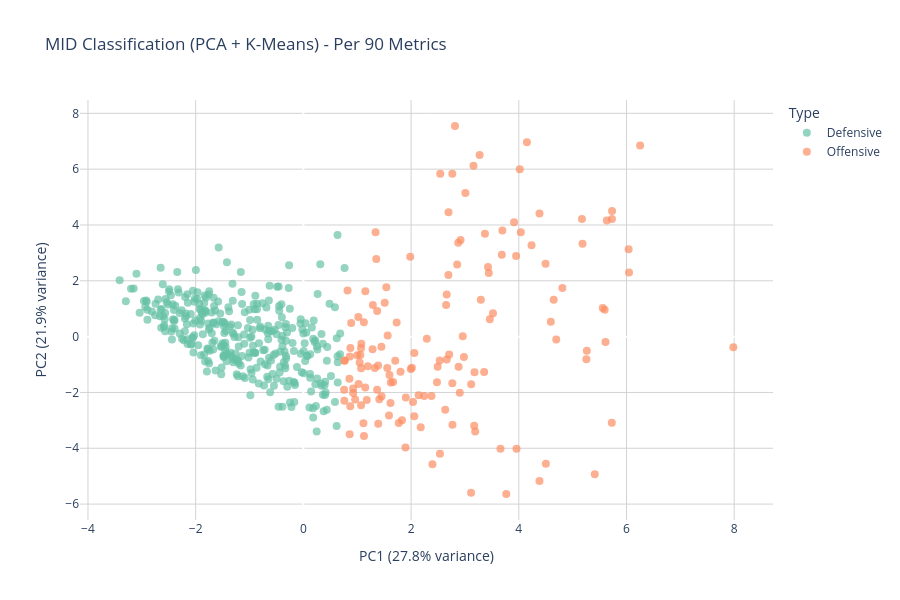

Notebook source saved alongside this figure:
### Code cell
# =============================================================================
# EXAMPLE 1: Classify Midfielders (Defensive vs Offensive)
# =============================================================================

features = ['minutes',
 'team_elo',
 'opp_team_elo',
 'goals_scored',
 'bonus',
 'bps',
 'clean_sheets',
 'goals_conceded',
 'expected_goals',
 'expected_assists',
 'expected_goal_involvements',
 'expected_goals_conceded',
 'cbi',
 'defensive_contribution',
 'recoveries',
 'tackles'
]

pgw, mid_stats, mid_pca, mid_kmeans = classify_players(
    df=pgw,
    position='MID',
    features=features,
    cluster_labels=['Offensive', 'Defensive'],  # Order: most attacking first
    min_minutes=500
)

### Figure 1 — Plotly figure (JSON) as saved in the notebook; plotly's stock layout.template omitted (floating-point values rounded to 4 significant figures; data arrays with more than 128 entries replaced by an {"elided": "..."} marker saying what was removed)
{"data": [{"customdata": {"elided": "334x5 mixed values"}, "hovertemplate": "<b>%{hovertext}</b><br><br>Type=%{customdata[0]}<br>PC1 (27.8% variance)=%{x:.2f}<br>PC2 (21.9% variance)=%{y:.2f}<br>goals_scored_per90=%{customdata[1]:.2f}<br>tackles_per90=%{customdata[2]:.2f}<br>clean_sheets=%{customdata[3]:.2f}<br>minutes=%{customdata[4]:.2f}<extra></extra>", "hovertext": {"elided": "334 str values"}, "legendgroup": "Defensive", "marker": {"color": "rgb(102,194,165)", "opacity": 0.7, "size": 8, "symbol": "circle"}, "mode": "markers", "name": "Defensive", "orientation": "v", "showlegend": true, "type": "scatter", "x": {"elided": "334 float values"}, "xaxis": "x", "y": {"elided": "334 float values"}, "yaxis": "y"}, {"customdata": {"elided": "143x5 mixed values"}, "hovertemplate": "<b>%{hovertext}</b><br><br>Type=%{customdata[0]}<br>PC1 (27.8% variance)=%{x:.2f}<br>PC2 (21.9% variance)=%{y:.2f}<br>goals_scored_per90=%{customdata[1]:.2f}<br>tackles_per90=%{customdata[2]:.2f}<br>clean_sheets=%{customdata[3]:.2f}<br>minutes=%{customdata[4]:.2f}<extra></extra>", "hovertext": {"elided": "143 str values"}, "legendgroup": "Offensive", "marker": {"color": "rgb(252,141,98)", "opacity": 0.7, "size": 8, "symbol": "circle"}, "mode": "markers", "name": "Offensive", "orientation": "v", "showlegend": true, "type": "scatter", "x": {"elided": "143 float values"}, "xaxis": "x", "y": {"elided": "143 float values"}, "yaxis": "y"}], "layout": {"height": 600, "hovermode": "closest", "legend": {"title": {"text": "Type"}, "tracegroupgap": 0}, "plot_bgcolor": "white", "title": {"text": "MID Classification (PCA + K-Means) - Per 90 Metrics"}, "xaxis": {"anchor": "y", "domain": [0, 1], "gridcolor": "lightgray", "showgrid": true, "title": {"text": "PC1 (27.8% variance)"}}, "yaxis": {"anchor": "x", "domain": [0, 1], "gridcolor": "lightgray", "showgrid": true, "title": {"text": "PC2 (21.9% variance)"}}}}
